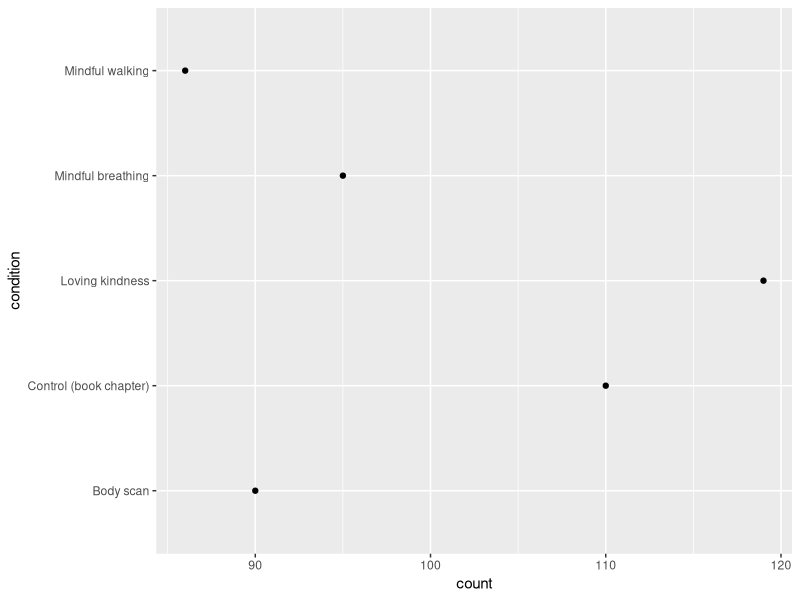
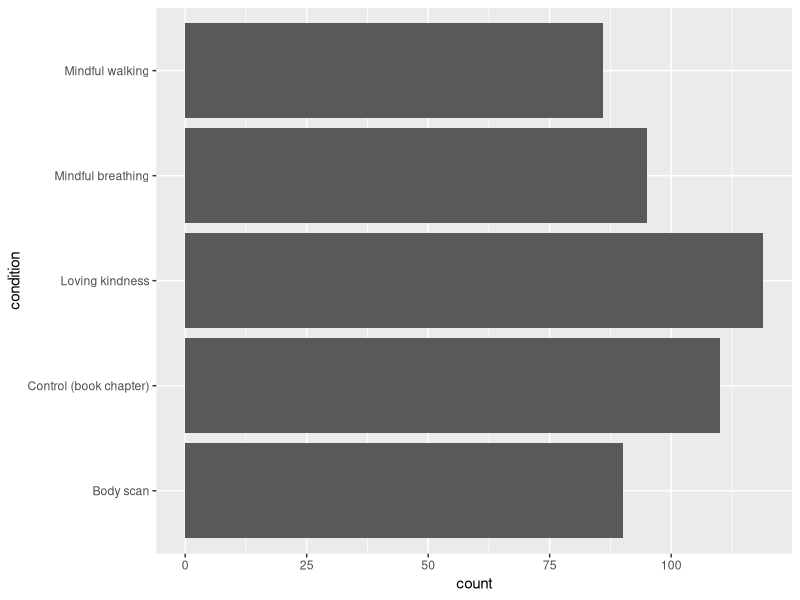
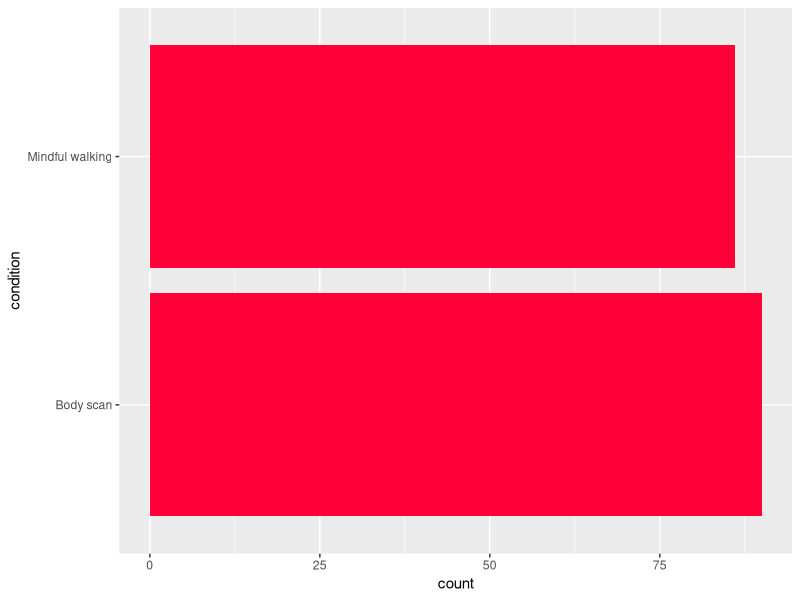
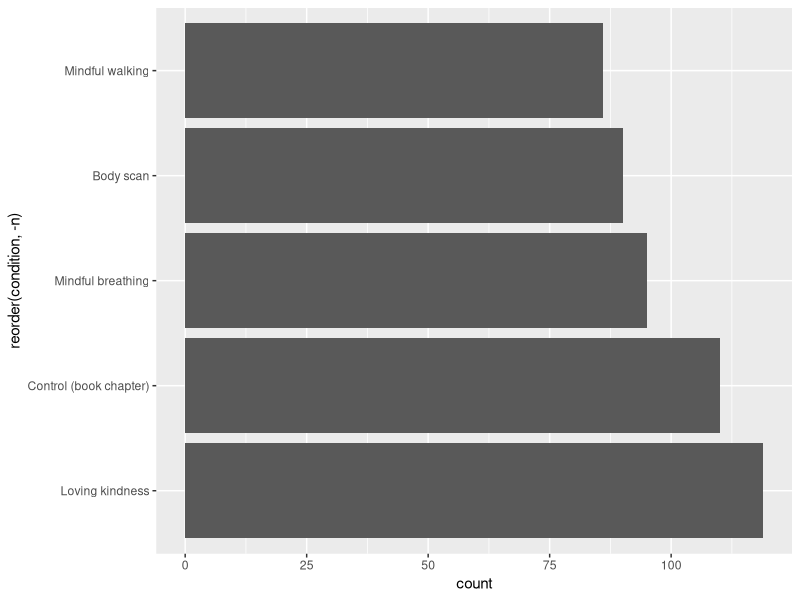
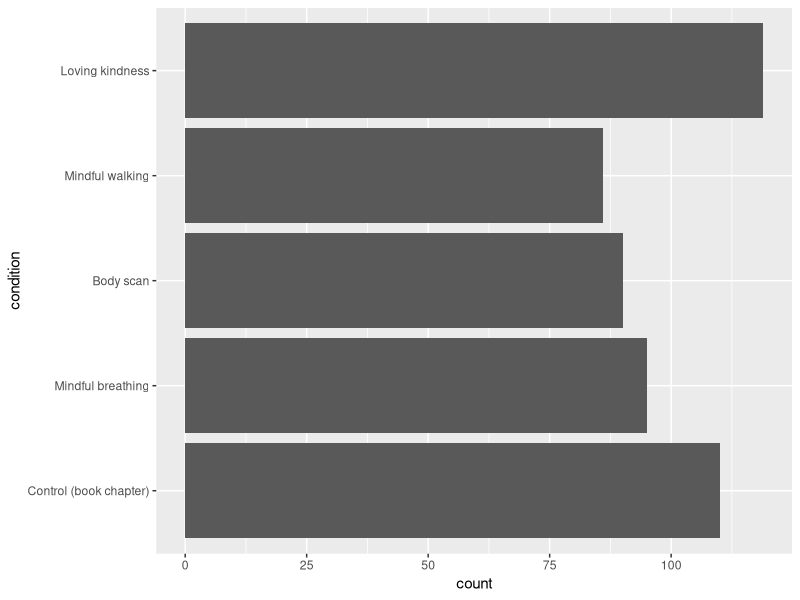
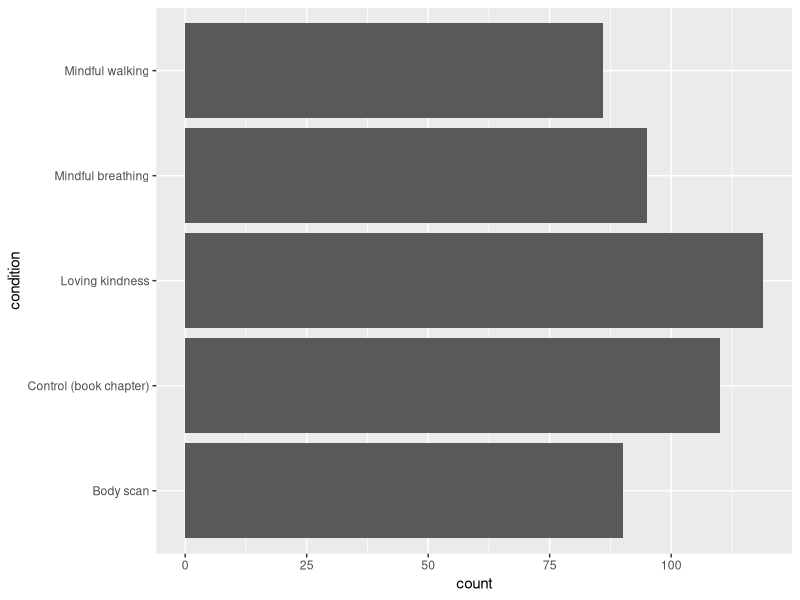
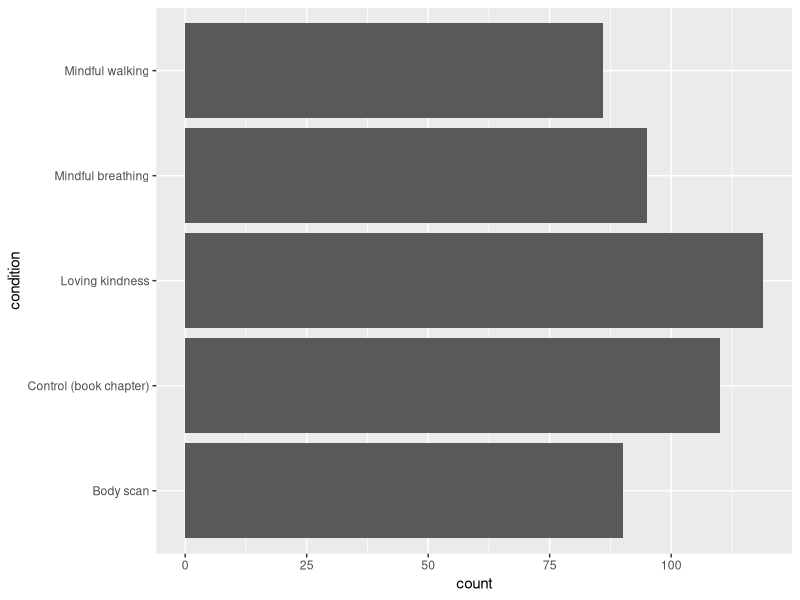
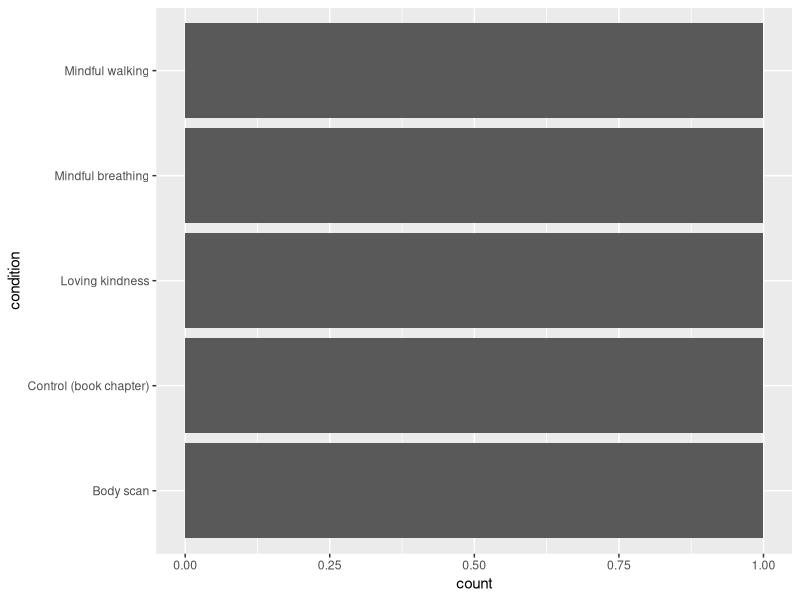

Write R code to recreate these figures, in order.
## ---- chunk 1
#| label: counts-r-setup
#| echo: false
#| output: false
library(readr)
library(ggplot2)

meditation <- read_csv('data/meditation-stress-sample.csv')
## ---- chunk 2
#| label: condition-count-points-gg
ggplot(meditation, aes(y = condition)) +
    geom_point(stat = 'count')
## ---- chunk 3
#| label: condition-count-bars-gg
#| fig-height: 2
ggplot(meditation, aes(y = condition)) +
    geom_bar()
## ---- chunk 4
#| label: oversized-count-bars-gg
#| echo: false
meditation |>
    dplyr::filter(condition %in% c('Mindful walking', 'Body scan')) |>
    ggplot(aes(y = condition)) +
    geom_bar(fill = '#FF0039')
## ---- chunk 5
#| label: condition-sorted-bars-gg
#| fig-height: 2
meditation |>
    dplyr::add_count(condition) |>
    ggplot(aes(y = reorder(condition, -n))) +
        geom_bar()
## ---- chunk 6
#| label: condition-custom-sorted-bars-gg
#| fig-height: 2
custom_order <- c('Control (book chapter)', 'Mindful breathing', 'Body scan', 'Mindful walking', 'Loving kindness')
ggplot(meditation, aes(y = condition)) +
    geom_bar() +
    scale_y_discrete(limits = custom_order)
## ---- chunk 7
#| label: condition-gender-stacked-gg
#| fig-height: 2
ggplot(meditation, aes(y = condition, fill = gender)) +
    geom_bar()
## ---- chunk 8
#| label: condition-gender-grouped-gg
#| fig-height: 3
ggplot(meditation, aes(y = condition, fill = gender)) +
    geom_bar(position = 'dodge')
## ---- chunk 9
#| label: condition-gender-proportions-gg
#| fig-height: 2
ggplot(meditation, aes(y = condition, fill = gender)) +
    geom_bar(position = 'fill')
## ---- chunk 10
#| label: condition-gender-percentages-gg
#| fig-height: 2
ggplot(meditation, aes(y = condition, fill = gender)) +
    geom_bar(position = 'fill') +
    scale_x_continuous(labels = scales::label_percent())
## ---- chunk 11
#| label: gender-pie-gg
ggplot(meditation, aes(x = factor(1), fill = gender)) +
    geom_bar() +
    coord_polar(theta = 'y')
